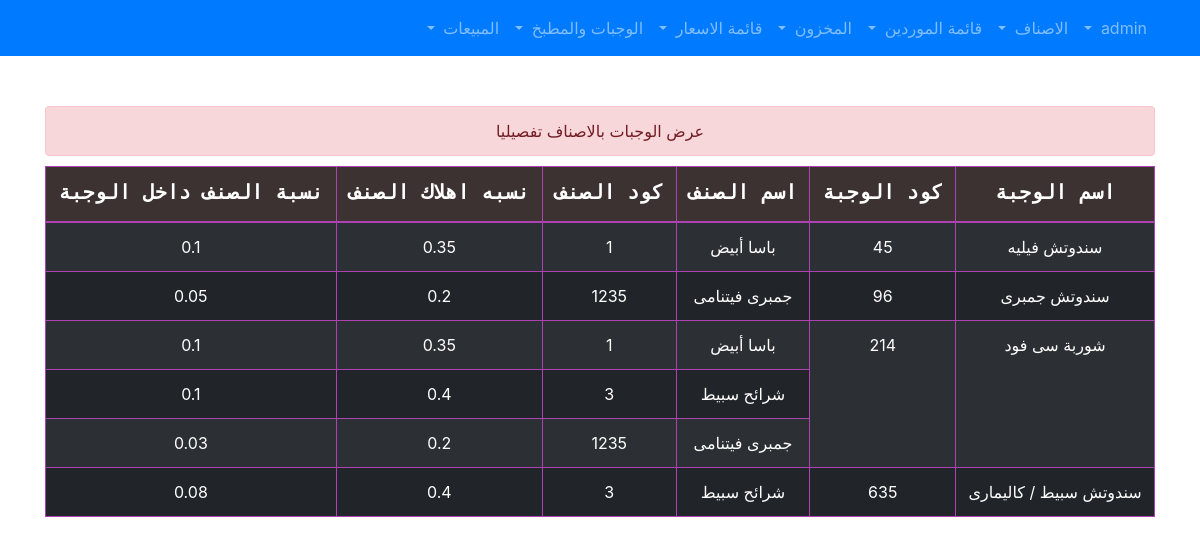
Screenshot of /sanitemsshow.php (signed in) with the database file from the repository.
### tables this page shows
CREATE TABLE `san` (
  `name` varchar(255) NOT NULL,
  `code` int(11) NOT NULL
);

CREATE TABLE `itemssan` (
  `id` int(11) NOT NULL,
  `items_hscode` int(11) NOT NULL,
  `san_code` int(11) NOT NULL,
  `percentage` double NOT NULL
);

CREATE TABLE `items` (
  `hscode` int(255) NOT NULL,
  `name` varchar(255) NOT NULL,
  `dest` float NOT NULL
);

### sanitemsshow.php (the view, shortened to what this page needs)
<?php
include_once "header.php";
if($_SESSION["mystatus"]!=0){
?>
<div class="alert alert-danger"  role="alert">
عرض الوجبات بالاصناف تفصيليا
</div>
<form>
<table class="table table-hover table-bordered table-striped table-dark">
<thead style="">
<tr>
  <th>اسم الوجبة</th>
  <th>كود الوجبة</th>
  <th>اسم الصنف</th>
  <th>كود الصنف</th>
  <th>نسبه اهلاك الصنف</th>
  <th>نسبة الصنف داخل الوجبة</th>
</tr>
<thead>
<tbody>
<?php
$sql = "
SELECT *
FROM san
";
$result = mysqli_query($conn, $sql);
if (mysqli_num_rows($result) > 0) {
  while($row = mysqli_fetch_assoc($result)) {
      $san_code = $row['code'];
    $sql3 = "
    SELECT count(items_hscode) AS myres
    FROM itemssan
    WHERE san_code = $san_code
    ";
    $result3 = mysqli_query($conn, $sql3);
    if (mysqli_num_rows($result3) > 0) {
      while($row3 = mysqli_fetch_assoc($result3)) {
      $myres = $row3['myres'];
      ?>
<td rowspan="<?php echo $myres;?>"><?php  echo $row['name']; ?></td>
<td rowspan="<?php echo $myres;?>"><?php  echo $san_code; ?></td>
      <?php
}}
    $sql2 = "
SELECT itemssan.items_hscode,itemssan.percentage,itemssan.san_code,items.name,items.dest
FROM itemssan
INNER JOIN  items ON itemssan.items_hscode = items.hscode
WHERE san_code = $san_code;
";
$result2 = mysqli_query($conn, $sql2);
if (mysqli_num_rows($result2) > 0) {
  while($row2 = mysqli_fetch_assoc($result2)) {
?>
<td><?php echo $row2["name"]."  "; ?></td>
<td><?php echo $row2['items_hscode']; ?></td>
<td><?php echo $row2['dest']; ?></td>
<td><?php echo $row2["percentage"]."  "; ?></td>
<?php
}}
  }
  } else {
  echo '<div class="alert alert-warning"  role="alert">
  لا توجد عناصر
</div>';
  }
?>
</tbody>
</table>
</form>
<?php
}else{
  echo ' <script> window.location.href = "index.php"; </script>';
}
include_once "footer.php";
?>

### header.php (shortened to what this page needs)
<!doctype html>
<html lang="ar" dir="rtl">
  <head>
    <link rel="stylesheet" href="css/rtl/bootstrap.min.css">
    <link rel="stylesheet" href="css/style.css">
</head>
<body>
<nav class="navbar navbar-expand-lg navbar-dark bg-primary">
  <div class="container">
  <div class="collapse navbar-collapse" id="navbarSupportedContent">
    <ul class="navbar-nav mr-auto">
    <li class="nav-item dropdown" >
        <a class="nav-link dropdown-toggle" href="#" id="navbarDropdown" role="button" data-toggle="dropdown" aria-haspopup="true" aria-expanded="false">
        </a>
      </li>
      <li class="nav-item dropdown" >
        <a class="nav-link dropdown-toggle" href="#" id="navbarDropdown" role="button" data-toggle="dropdown" aria-haspopup="true" aria-expanded="false">
          الاصناف
        </a>
      </li>
      <li class="nav-item dropdown" >
        <a class="nav-link dropdown-toggle" href="#" id="navbarDropdown" role="button" data-toggle="dropdown" aria-haspopup="true" aria-expanded="false">
          قائمة الموردين
        </a>
      </li>
      <li class="nav-item dropdown" >
        <a class="nav-link dropdown-toggle" href="#" id="navbarDropdown" role="button" data-toggle="dropdown" aria-haspopup="true" aria-expanded="false">
          المخزون
        </a>
      </li>
      <li class="nav-item dropdown" >
        <a class="nav-link dropdown-toggle" href="#" id="navbarDropdown" role="button" data-toggle="dropdown" aria-haspopup="true" aria-expanded="false">
          قائمة الاسعار
        </a>
      </li>
      <li class="nav-item dropdown" >
        <a class="nav-link dropdown-toggle" href="#" id="navbarDropdown" role="button" data-toggle="dropdown" aria-haspopup="true" aria-expanded="false">
          الوجبات والمطبخ
        </a>
      </li>
      <li class="nav-item dropdown" >
        <a class="nav-link dropdown-toggle" href="#" id="navbarDropdown" role="button" data-toggle="dropdown" aria-haspopup="true" aria-expanded="false">
          المبيعات
        </a>
      </li>
    </ul>
  </div>
</div>
</nav>
<div class="container site">

### footer.php (shortened to what this page needs)
</div>
  </body>
</html>

### css/style.css (style rules this page uses)
thead { background-color:#3c3232; font-family: monospace; font-size:20px; text-align:center; font-weight:bold; }
.alert { margin-top:50px; margin-bottom:10px; text-align:center }
.table-dark td, .table-dark th, .table-dark thead th { border-color: #ac42b3; }
li a { color:black; transition: all .4s ease-in-out; }
td { text-align: center; }

### rows the page displays
san: name "سندوتش فيليه", code "45"
itemssan: items_hscode.name "باسا أبيض", items_hscode "1", items_hscode.dest "0.35", percentage "0.1"
san: name "سندوتش جمبرى", code "96"
itemssan: items_hscode.name "جمبرى فيتنامى", items_hscode "1235", items_hscode.dest "0.2", percentage "0.05"
san: name "شوربة سى فود", code "214"
itemssan: items_hscode.name "باسا أبيض", items_hscode "1", items_hscode.dest "0.35", percentage "0.1"
itemssan: items_hscode.name "شرائح سبيط", items_hscode "3", items_hscode.dest "0.4", percentage "0.1"
itemssan: items_hscode.name "جمبرى فيتنامى", items_hscode "1235", items_hscode.dest "0.2", percentage "0.03"
san: name "سندوتش سبيط / كاليمارى", code "635"
itemssan: items_hscode.name "شرائح سبيط", items_hscode "3", items_hscode.dest "0.4", percentage "0.08"
